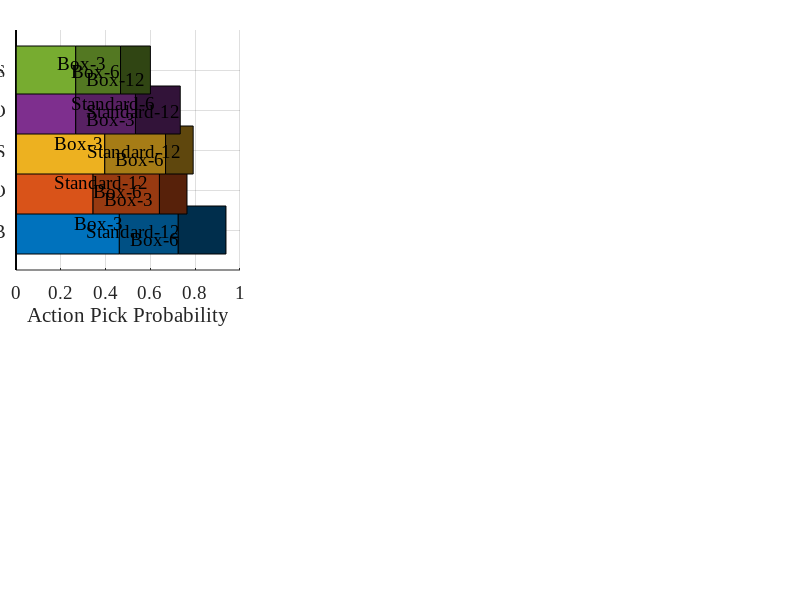

The MATLAB source for this figure: (Note: this script raises an error after producing the figure.)
% Load data
load("results/action_freq_snr.mat");  % Shape: 3×num_seeds×5×6
load("results/action_freq_user_num.mat");  % Shape: 3×num_seeds×5×6

% Define models in MATLAB struct format
models = struct('name', {}, 'quant_method', {}, 'quant_channel', {});
quant_methods = {'Box-', 'Box-', 'Box-', 'Standard-', 'Standard-', 'Standard-'};
quant_channels = [3, 6, 12, 3, 6, 12];

for i = 1:length(quant_methods)
    models(i).name = sprintf('%s%d', quant_methods{i}, quant_channels(i));
    models(i).quant_method = quant_methods{i};
    models(i).quant_channel = quant_channels(i);
end

% Set up colormap
cmap = lines(5);  % Default MATLAB colormap (5 colors for 5 algorithms)
color_matrix = [];
for i = 1:5
    color_matrix = [color_matrix; cmap(i, :); cmap(i, :) * 0.7; cmap(i, :) * 0.4];  % Light and dark variations
end

% SNR and MD labels
snr_values = [2, 4, 6];
md_values = [2, 4, 6];

% Plotting the results (6 subplots: 3 for SNR, 3 for MD count)
figure('Position', [100, 100, 1600, 800]);  % Set figure size

% Adjust the subplot position to reduce space between rows and keep horizontal distance
for i = 1:6
    % Determine whether we are plotting SNR or MD
    if i <= 3
        condition_idx = i;  % SNR index (1,2,3)
        data = squeeze(action_freq_snr(condition_idx, :, :));  % Shape: 5×6
        condition_label = sprintf('SNR = %d', snr_values(i));
    else
        condition_idx = i - 3;  % MD index (1,2,3)
        data = squeeze(action_freq_user_num(condition_idx, :, :));  % Shape: 5×6
        condition_label = sprintf('MD Count = %d', md_values(condition_idx));
    end
    
    % Find top-3 actions for each algorithm
    top3_data = cell(1, 5);
    for alg = 1:5
        [~, sorted_indices] = sort(data(alg, :), 'descend');
        top3_data{alg} = sorted_indices(1:3);
    end
    
    % Create subplot with adjusted position (tight position between rows and proper horizontal spacing)
    row = floor((i-1) / 3) + 1; % Calculate the row number
    col = mod(i-1, 3) + 1; % Calculate the column number
    ax = subplot(2, 3, i, 'Position', [0.02 + (col-1)*0.33, 0.55 - (row-1)*0.44, 0.28, 0.4]);

    hold on;
    
    % Prepare a cell array to hold top-3 results
    top_3_results = cell(5, 1);
    
    % Plot each algorithm (5 bars per subplot)
    for alg = 1:5
        top_3_indices = top3_data{alg};
        top_3_values = data(alg, top_3_indices);
        
        % Store top 3 actions and probabilities
        top_3_names = reshape({models(top_3_indices).name}, [], 1);
        top_3_results{alg} = [top_3_names; num2cell(top_3_values')];
        
        % Plot stacked bars
        b = barh(alg, top_3_values, 'stacked', 'BarWidth', 0.6);
        for j = 1:3
            set(b(j), 'FaceColor', color_matrix((alg-1)*3+j, :));
        end
        
        % Annotate each bar
        for j = 1:3
            action_name = models(top_3_indices(j)).name;
            text(top_3_values(j) + 0.05, alg + 0.2 * (j-2), action_name, ...
                'FontSize', 14, 'FontName', 'Times New Roman', 'HorizontalAlignment', 'left');
        end
    end
    
    % Set axis labels
    xlabel('Action Pick Probability', 'FontSize', 14, 'FontName', 'Times New Roman');
    yticks(1:5);
    yticklabels({'OMNIS\newline  -UCB', 'CTO', 'OMNIS\newline   -TS', 'GDO', 'RSS'});
    xlim([0, 1]);
    
    % Set grid
    set(gca, 'FontSize', 14, 'FontName', 'Times New Roman');
    grid on;
    hold off;

    % Improve grid visibility
    ax.GridColor = [0.2 0.2 0.2];
    ax.GridAlpha = 0.6;
    ax.Box = 'on';

    % Output top-3 results
    disp(['Results for ', condition_label]);
    for alg = 1:5
        disp(['Algorithm: ', num2str(alg)]);
        disp('Top 3 Actions and Probabilities:');
        disp(top_3_results{alg});
        disp('--------------------------------');
    end
end

% Apply tight figure layout
tightfig;
